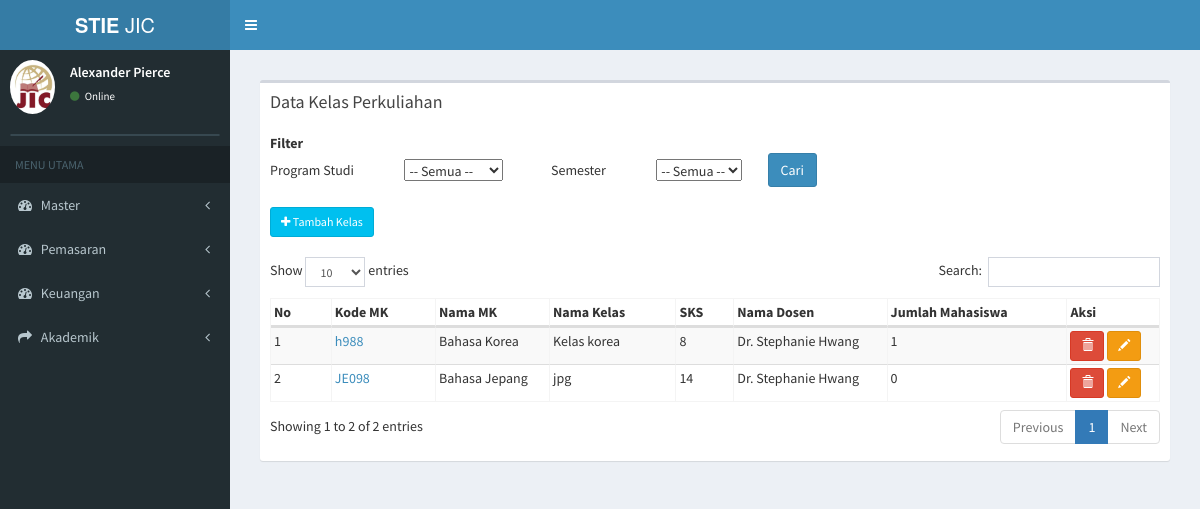
/index.php/kelas_perkuliahan, run on an earlier commit of the app's database.
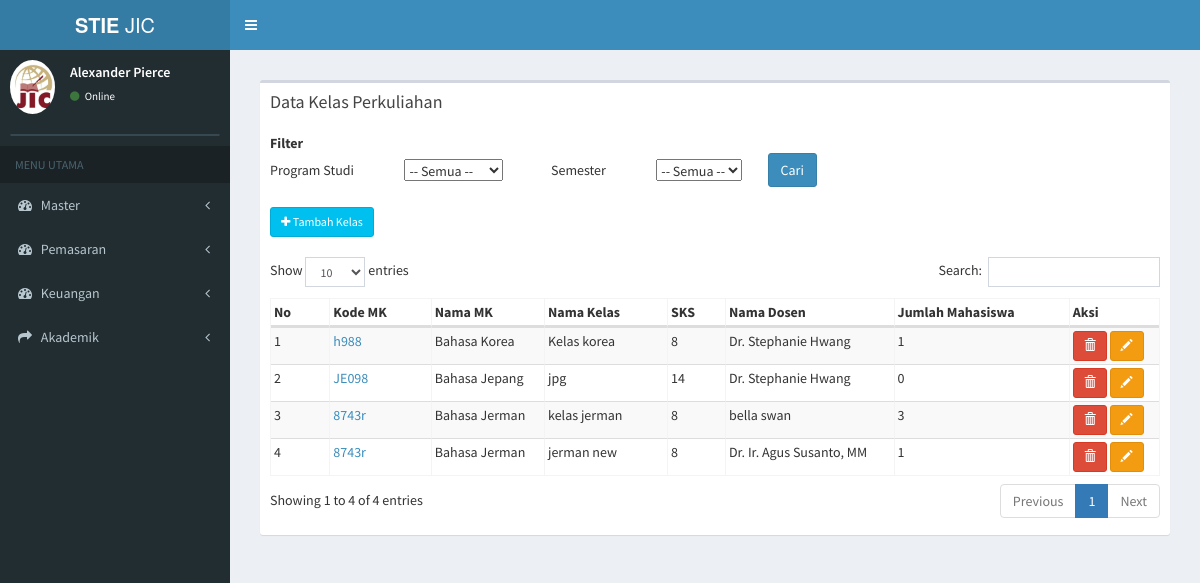
And on a later commit of the database.
### tables this page shows
CREATE TABLE `tb_kp` (
  `id_kp` varchar(11) NOT NULL,
  `nama_kelas` varchar(50) NOT NULL,
  `id_prodi` varchar(7) NOT NULL,
  `id_periode` varchar(5) NOT NULL,
  `id_detail_kurikulum` varchar(4) NOT NULL,
  `bahasan` text NOT NULL,
  `tgl_mulai` date NOT NULL,
  `tgl_akhir` date NOT NULL,
  `id_dosen` varchar(20) NOT NULL
);

CREATE TABLE `tb_matkul` (
  `kode_matkul` varchar(50) NOT NULL,
  `nama_matkul` varchar(100) NOT NULL,
  `id_prodi` varchar(10) NOT NULL,
  `jenis_matkul` varchar(20) NOT NULL,
  `bobot_matkul` int(11) NOT NULL,
  `bobot_praktikum` int(11) NOT NULL,
  `bobot_tatap_muka` int(11) NOT NULL,
  `bobot_praktik_lapangan` int(11) NOT NULL,
  `bobot_simulasi` int(11) NOT NULL,
  `metode_pembelajaran` varchar(100) NOT NULL,
  `tanggal_mulai` date NOT NULL,
  `tanggal_akhir` date NOT NULL
);

CREATE TABLE `tb_dosen` (
  `id_dosen` int(11) NOT NULL,
  `nama_dosen` varchar(255) NOT NULL,
  `kode_dosen` varchar(255) NOT NULL,
  `no_hp` varchar(250) NOT NULL,
  `keterangan` text NOT NULL
);

CREATE TABLE `tb_total_mhs` (
  `id_kp` varchar(20) NOT NULL,
  `total_mhs` int(11) NOT NULL
);

### application/controllers/kelas_perkuliahan.php (called while the page is built, shortened)
<?php
class Kelas_perkuliahan extends CI_Controller {
	public function __construct()
	{
		$this->load->model('kelas_perkuliahan_model');
		$this->load->model('daftar_ulang_model');
		$this->load->model('finance_model');
	}
	public function index(){
				$data['getProdi'] = $this->daftar_ulang_model->getProdi();
				$data['getPeriode'] = $this->daftar_ulang_model->getPeriode();
				$data['kp'] = $this->kelas_perkuliahan_model->data_kp();
				$data['main_view'] = 'Kelas_perkuliahan/kelas_perkuliahan_view';
				$this->load->view('template', $data);
	}
}

### index.php (called while the page is built, shortened)
<?php
require_once BASEPATH.'core/CodeIgniter.php';

### application/models/kelas_perkuliahan_model.php (called while the page is built, shortened)
<?php
class Kelas_perkuliahan_model extends CI_Model {
	public function data_kp(){
		$this->db->select('*');
		 $this->db->from('tb_kp');
		 $this->db->join('tb_prodi','tb_prodi.id_prodi=tb_kp.id_prodi');
     $this->db->join('tb_periode','tb_periode.id_periode=tb_kp.id_periode');
     $this->db->join('tb_detail_kurikulum','tb_detail_kurikulum.id_detail_kurikulum=tb_kp.id_detail_kurikulum');
     $this->db->join('tb_matkul','tb_matkul.kode_matkul=tb_detail_kurikulum.kode_matkul');
     $this->db->join('tb_dosen','tb_dosen.id_dosen=tb_kp.id_dosen');
     $this->db->join('tb_total_mhs','tb_total_mhs.id_kp=tb_kp.id_kp');
		 $query = $this->db->get();
		 return $query->result();
	}
}

### application/views/Kelas_perkuliahan/kelas_perkuliahan_view.php (the view, shortened to what this page needs)
    <section class="content">
      <div class="row">
        <div class="col-xs-12">
          <div class="box">
            <div class="box-header">
              <h3 class="box-title">Data Kelas Perkuliahan</h3>
            </div>
            <div class="box-body">
              <table class="">
                <tbody>
                  <form method="get" action="<?php echo base_url("kelas_perkuliahan/filter_kp/")?>">
                  <tr>
                    <th>Filter</th>
                  </tr>
                  <tr>
                    <td>Program Studi</td>
                    <td>&nbsp;&nbsp;&nbsp;&nbsp;&nbsp;&nbsp;&nbsp;&nbsp;&nbsp;&nbsp;&nbsp;&nbsp;&nbsp;&nbsp;&nbsp;&nbsp;&nbsp;
                      <select name="id_prodi" onchange="return get_prodi_periode2(this.value)">
                        <option value="">-- Semua --</option>
                      </select>
                    </td>
                    <td>&nbsp;&nbsp;&nbsp;&nbsp;&nbsp;&nbsp;&nbsp;&nbsp;&nbsp;&nbsp;&nbsp;&nbsp;&nbsp;&nbsp;&nbsp;&nbsp;&nbsp;Semester</td>
                    <td>&nbsp;&nbsp;&nbsp;&nbsp;&nbsp;&nbsp;&nbsp;&nbsp;&nbsp;&nbsp;&nbsp;&nbsp;&nbsp;&nbsp;&nbsp;&nbsp;&nbsp;
                      <select name="id_periode" id="id_periode2">
                        <option value="">-- Semua --</option>
                      </select>
                    </td>
                    <td>
                      &nbsp;&nbsp;&nbsp;&nbsp;&nbsp;&nbsp;&nbsp;&nbsp;&nbsp;<input type="submit" class="btn btn-primary" value="Cari">
                    </td>
                  </tr>
                </tbody>
              </table>
               <br>
              <table id="example3" class="table2 table-bordered table-striped">
                <a class="btn btn-info btn-sm" href="<?php echo base_url(); ?>kelas_perkuliahan/page_tambah"><i class="fa fa-plus"></i> Tambah Kelas</a> <br> <br>
                <thead>
                <tr>
                  <th>No</th>
                  <th>Kode MK</th>
                  <th>Nama MK</th>
                  <th>Nama Kelas</th>
                  <th style="width: 15px;">SKS</th>
                  <th>Nama Dosen</th>
                  <th>Jumlah Mahasiswa</th>
                  <th>Aksi</th>
                </tr>
                </thead>
                <tbody>
                <?php
                $no = 0;
                 $alert = "'Apakah anda yakin menghapus data ini ?'";
                foreach ($kp as $data) {
                  echo '
                <tr>
                  <td>'.++$no.'</td>
                  <td><a href="'.base_url('kelas_perkuliahan/detail_kelas/'.$data->id_kp).'">'.$data->kode_matkul.'</a></td>
                  <td>'.$data->nama_matkul.'</td>
                  <td>'.$data->nama_kelas.'</td>
                  <td>'.$data->bobot_matkul.'</td>
                  <td>'.$data->nama_dosen.'</td>
                  <td>'.$data->total_mhs.'</td>
                  <td>
                        <a href="'.base_url('kelas_perkuliahan/hapus_kp/'.$data->id_kp).'" class="btn btn-danger btn-sm" onclick="return confirm('.$alert.')"><i class="glyphicon glyphicon-trash"></i><span class="tooltiptext">Hapus Kelas</span></a>
                         <a href="'.base_url('kelas_perkuliahan/detail_kp/'.$data->id_kp).'" class="btn btn-warning  btn-sm"><i class="glyphicon glyphicon-pencil"></i><span class="tooltiptext">Edit Kelas </span></a>
                  </td>
                  </tr>
                ' ;
              }
              ?>
                </tbody>
              </table>
            </div>
          </div>
        </div>
      </div>
    </section>
<link rel="stylesheet" href="//code.jquery.com/ui/1.12.0/themes/smoothness/jquery-ui.css">

### application/views/template.php (shortened to what this page needs)
<!DOCTYPE html>
<html>
<head>
  <link rel="stylesheet" href="<?php echo base_url(); ?>assets/css/bootstrap.min.css">
  <link rel="stylesheet" href="https://cdnjs.cloudflare.com/ajax/libs/font-awesome/4.5.0/css/font-awesome.min.css">
  <link rel="stylesheet" href="https://cdnjs.cloudflare.com/ajax/libs/ionicons/2.0.1/css/ionicons.min.css">
  <link rel="stylesheet" href="<?php echo base_url(); ?>assets/dist/css/AdminLTE.min.css">
  <link rel="stylesheet" href="<?php echo base_url(); ?>assets/dist/css/skins/_all-skins.min.css">
  <link rel="stylesheet" href="<?php echo base_url(); ?>assets/plugins/select2/select2.min.css">
  <link rel="stylesheet" href="<?php echo base_url(); ?>assets/css/styleku.css">
  <link rel="stylesheet" href="<?php echo base_url(); ?>assets/plugins/datatables/dataTables.bootstrap.css">
</head>
<body class="hold-transition skin-blue sidebar-mini">
<div class="wrapper">
  <header class="main-header">
    <a href="../../index2.html" class="logo">
      <span class="logo-lg"><b>STIE </b>JIC</span>
    </a>
    <nav class="navbar navbar-static-top">
      <a href="#" class="sidebar-toggle" data-toggle="offcanvas" role="button">
      </a>
    </nav>
  </header>
  <aside class="main-sidebar">
    <section class="sidebar">
      <div class="user-panel">
        <div class="pull-left image">
          <img src="<?php echo base_url(); ?>/assets/img/jic.png" class="img-circle" alt="User Image">
        </div>
        <div class="pull-left info">
          <p>Alexander Pierce</p>
          <a href="#"><i class="fa fa-circle text-success"></i> Online</a>
        </div>
      </div>
      <form action="#" method="get" class="sidebar-form">
      </form>
      <ul class="sidebar-menu">
        <li class="header">MENU UTAMA</li>
        <li class="treeview">
          <a href="#">
            <i class="fa fa-dashboard"></i> <span>Master</span>
            <span class="pull-right-container">
              <i class="fa fa-angle-left pull-right"></i>
            </span>
          </a>
        </li>
        <li class="treeview">
          <a href="#">
            <i class="fa fa-dashboard"></i> <span> Pemasaran </span>
            <span class="pull-right-container">
              <i class="fa fa-angle-left pull-right"></i>
            </span>
          </a>
        </li>
        <li class="treeview">
          <a href="#">
            <i class="fa fa-dashboard"></i> <span> Keuangan </span>
            <span class="pull-right-container">
              <i class="fa fa-angle-left pull-right"></i>
            </span>
          </a>
        </li>
         <li class="treeview">
          <a href="#">
            <i class="fa fa-share"></i> <span>Akademik</span>
            <span class="pull-right-container">
              <i class="fa fa-angle-left pull-right"></i>
            </span>
          </a>
        </li>
      </ul>
    </section>
  </aside>
  <div class="content-wrapper">
    <section class="content">
      <?php $this->load->view($main_view); ?>
    </section>
  </div>
    </div>
</body>
</html>

### assets/css/styleku.css (style rules this page uses)
.table2 { width: 100%; max-width: 100%; margin-bottom: 20px; }
.table2 > thead > tr > th, .table2 > tbody > tr > th, .table2 > tfoot > tr > th, .table2 > thead > tr > td, .table2 > tbody > tr > td, .table2 > tfoot > tr > td { padding: 3px; line-height: 1.42857143; vertical-align: top; border-top: 1px solid #ddd; }
.table2 > thead > tr > th { vertical-align: bottom; border-bottom: 2px solid #ddd; }
.table2 > caption + thead > tr:first-child > th, .table2 > colgroup + thead > tr:first-child > th, .table2 > thead:first-child > tr:first-child > th, .table2 > caption + thead > tr:first-child > td, .table2 > colgroup + thead > tr:first-child > td, .table2 > thead:first-child > tr:first-child > td { border-top: 0; }

### application/views/template.php (style rules this page uses)
a { position: relative; display: inline-block; }

What changed in the data, as far as the page shows it:
added tb_kp: tb_matkul.kode_matkul "8743r", tb_matkul.nama_matkul "Bahasa Jerman", nama_kelas "kelas jerman", tb_matkul.bobot_matkul "8", id_dosen.nama_dosen "bella swan", tb_total_mhs.total_mhs "3"
added tb_kp: tb_matkul.kode_matkul "8743r", tb_matkul.nama_matkul "Bahasa Jerman", nama_kelas "jerman new", tb_matkul.bobot_matkul "8", id_dosen.nama_dosen "Dr. Ir. Agus Susanto, MM", tb_total_mhs.total_mhs "1"
Also different on the page:
text written by a page script: "Show entries Search: Showing 1 to 2 of 2 entries Previous 1 Next" → "Show entries Search: Showing 1 to 4 of 4 entries Previous 1 Next"
